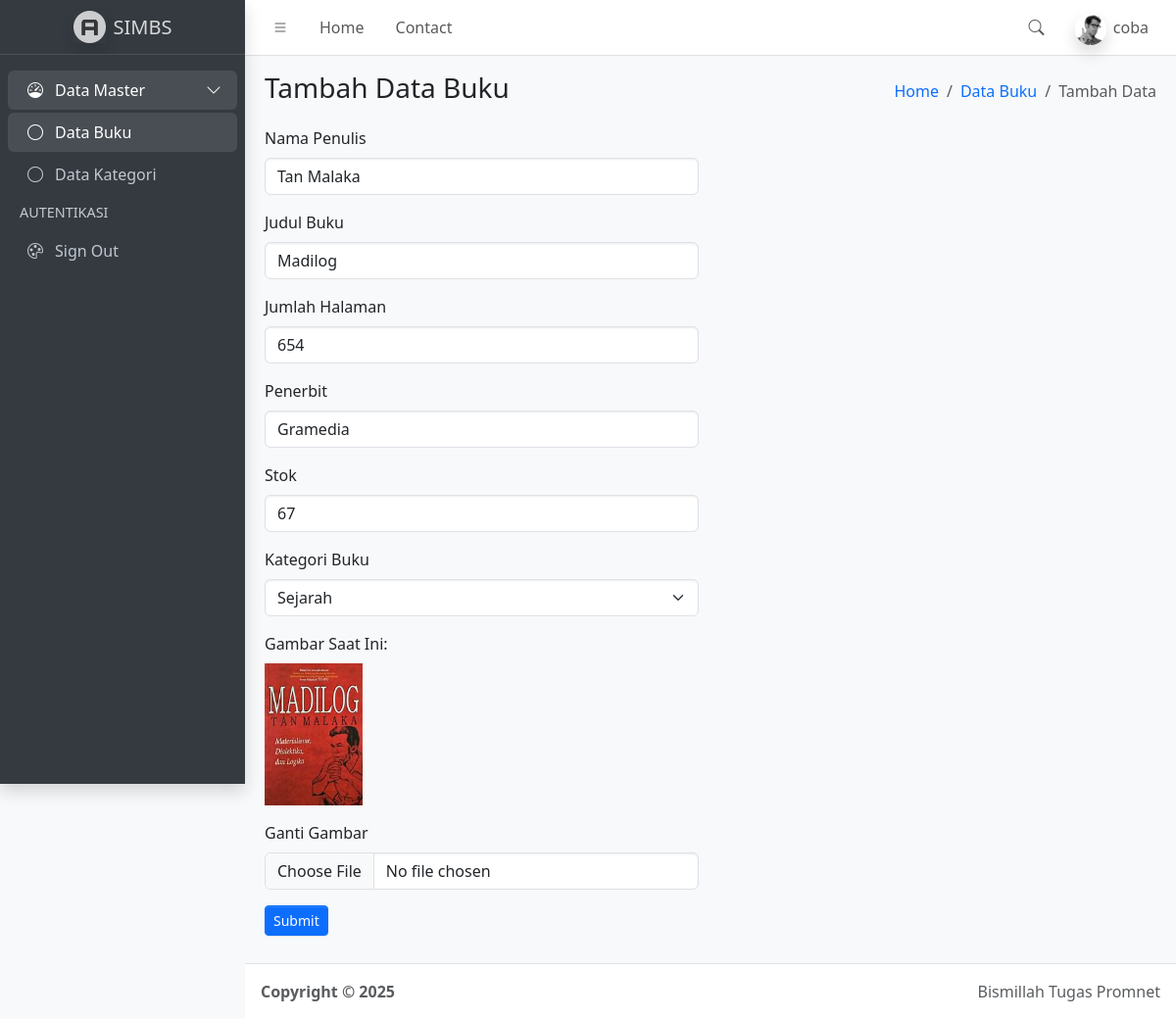
/ubah_data_buku.php?id_buku=2 (signed in), run on the app's committed database.
### tables this page shows
CREATE TABLE `data_buku` (
  `id_buku` int(11) NOT NULL,
  `id_kategori` int(11) NOT NULL,
  `nama_buku` varchar(100) NOT NULL,
  `nama_penulis` varchar(50) NOT NULL,
  `judul_buku` varchar(100) NOT NULL,
  `jumlah_halaman` varchar(100) NOT NULL,
  `penerbit` varchar(100) NOT NULL,
  `stok` int(11) NOT NULL,
  `gambar` varchar(100) NOT NULL
);

CREATE TABLE `data_kategori` (
  `id_kategori` int(11) NOT NULL,
  `nama_kategori` varchar(50) NOT NULL,
  `tanggal_input` timestamp NOT NULL DEFAULT current_timestamp()
);

### function.php (called while the page is built, shortened)
<?php
    $conn = mysqli_connect("localhost", "root", "", "simbs");
function query($query){
    global $conn;
    $result = mysqli_query($conn, $query);
    $rows = [];
    while( $row = mysqli_fetch_assoc($result) ) {
        $rows[] = $row;
    }
    return $rows;
}
?>

### ubah_data_buku.php (the view, shortened to what this page needs)
<?php
    require("function.php");
    $id_buku = $_GET['id_buku'];
    $query = query("SELECT * FROM data_buku WHERE id_buku = $id_buku")[0];
    $data_buku = $query;
    $kategori = query("SELECT * FROM data_kategori");
?>
<!doctype html>
<html lang="en">
  <head>
    <link
      rel="stylesheet"
      href="https://cdn.jsdelivr.net/npm/@fontsource/source-sans-3@5.0.12/index.css"
      media="print"
      onload="this.media='all'"
    />
    <link
      rel="stylesheet"
      href="https://cdn.jsdelivr.net/npm/overlayscrollbars@2.11.0/styles/overlayscrollbars.min.css"
    />
    <link
      rel="stylesheet"
      href="https://cdn.jsdelivr.net/npm/bootstrap-icons@1.13.1/font/bootstrap-icons.min.css"
    />
    <link rel="stylesheet" href="dist/css/adminlte.min.css" />
    <link
      rel="stylesheet"
      href="https://cdn.jsdelivr.net/npm/apexcharts@3.37.1/dist/apexcharts.css"
    />
    <link
      rel="stylesheet"
      href="https://cdn.jsdelivr.net/npm/jsvectormap@1.5.3/dist/css/jsvectormap.min.css"
    />
  </head>
  <body class="layout-fixed sidebar-expand-lg bg-body-tertiary">
    <div class="app-wrapper">
      <nav class="app-header navbar navbar-expand bg-body">
        <div class="container-fluid">
          <ul class="navbar-nav">
            <li class="nav-item">
              <a class="nav-link" data-lte-toggle="sidebar" href="#" role="button">
                <i class="bi bi-list"></i>
              </a>
            </li>
            <li class="nav-item d-none d-md-block">
              <a href="index.php" class="nav-link">Home</a>
            </li>
            <li class="nav-item d-none d-md-block">
              <a href="#" class="nav-link">Contact</a>
            </li>
          </ul>
          <ul class="navbar-nav ms-auto">
            <li class="nav-item">
              <a class="nav-link" data-widget="navbar-search" href="#" role="button">
                <i class="bi bi-search"></i>
              </a>
            </li>
            <li class="nav-item dropdown user-menu">
              <a href="#" class="nav-link dropdown-toggle" data-bs-toggle="dropdown">
                <img
                  src="dist/assets/img/user2-160x160.jpg"
                  class="user-image rounded-circle shadow"
                  alt="User Image"
                />
                <span class="d-none d-md-inline"><?php
        echo
            $_SESSION["username"]
        ?></span>
              </a>
            </li>
          </ul>
        </div>
      </nav>
      <aside class="app-sidebar bg-body-secondary shadow" data-bs-theme="dark">
        <div class="sidebar-brand">
          <a href="index.php" class="brand-link">
            <img
              src="dist/assets/img/AdminLTELogo.png"
              alt="AdminLTE Logo"
              class="brand-image opacity-75 shadow"
            />
            <span class="brand-text fw-light">SIMBS</span>
          </a>
        </div>
        <div class="sidebar-wrapper">
          <nav class="mt-2">
            <ul
              class="nav sidebar-menu flex-column"
              data-lte-toggle="treeview"
              role="navigation"
              aria-label="Main navigation"
              data-accordion="false"
              id="navigation"
            >
              <li class="nav-item menu-open">
                <a href="#" class="nav-link">
                  <i class="nav-icon bi bi-speedometer"></i>
                  <p>
                    Data Master
                  </p>
                </a>
                <ul class="nav nav-treeview">
                  <li class="nav-item">
                    <a href="index.php" class="nav-link active">
                      <i class="nav-icon bi bi-circle"></i>
                      <p>Data Buku</p>
                    </a>
                  </li>
                  <li class="nav-item">
                    <a href="kategori.php" class="nav-link">
                      <i class="nav-icon bi bi-circle"></i>
                      <p>Data Kategori</p>
                    </a>
                  </li>
                </ul>
              </li>
              <li class="nav-header">AUTENTIKASI</li>
              <li class="nav-item">
                <a href="./generate/theme.html" class="nav-link">
                  <i class="nav-icon bi bi-palette"></i>
                  <p>Sign Out</p>
                </a>
              </li>
            </ul>
          </nav>
        </div>
      </aside>
      <main class="app-main">
        <div class="app-content-header">
          <div class="container-fluid">
            <div class="row">
              <div class="col-sm-6">
                <h3 class="mb-0">Tambah Data Buku</h3>
              </div>
              <div class="col-sm-6">
                <ol class="breadcrumb float-sm-end">
                  <li class="breadcrumb-item"><a href="index.php">Home</a></li>
                  <li class="breadcrumb-item"><a href="index.php">Data Buku</a></li>
                  <li class="breadcrumb-item active" aria-current="page">Tambah Data</li>
                </ol>
              </div>
            </div>
          </div>
        </div>
        <div class="app-content">
          <div class="container-fluid">
            <div class="row">
              <div class="col-md-6">
                <form action="" method="post" enctype="multipart/form-data">
                    <div class="mb-3">
                        <label class="form-label">Nama Penulis</label>
                        <input type="text" class="form-control" name="nama_penulis" value="<?= $data_buku['nama_penulis'] ?>" autocomplete="off">
                    </div>
                    <div class="mb-3">
                        <label class="form-label">Judul Buku</label>
                        <input type="text" class="form-control" name="judul_buku" value="<?= $data_buku['judul_buku'] ?>" autocomplete="off">
                    </div>
                    <div class="mb-3">
                        <label class="form-label">Jumlah Halaman</label>
                        <input type="number" class="form-control" name="jumlah_halaman" value="<?= $data_buku['jumlah_halaman'] ?>" autocomplete="off">
                    </div>
                    <div class="mb-3">
                        <label class="form-label">Penerbit</label>
                        <input type="text" class="form-control" name="penerbit" value="<?= $data_buku['penerbit'] ?>" autocomplete="off">
                    </div>
                    <div class="mb-3">
                        <label class="form-label">Stok</label>
                        <input type="number" class="form-control" name="stok" placeholder="Stok" autocomplete="off" value="<?= $data_buku['stok'] ?>">
                    </div>
                    <div class="mb-3">
                        <label class="form-label">Kategori Buku</label>
                        <select name="id_kategori" class="form-select" required>
                            <?php foreach ($kategori as $row) : ?>
                                <option value="<?= $row['id_kategori'] ?>"
                                    <?php if ($row['id_kategori'] == $data_buku['id_kategori']) echo 'selected'; ?>>
                                    <?= $row['nama_kategori'] ?>
                                </option>
                            <?php endforeach; ?>
                        </select>
                    </div>
                    <div class="mb-3">
                        <label class="form-label">Gambar Saat Ini:</label>
                        <p><img src="img/<?= $data_buku['gambar'] ?>" width="100"></p>
                        <label class="form-label">Ganti Gambar</label>
                        <input type="file" class="form-control" name="gambar" autocomplete="off">
                    </div>
                    <div class="mb-3">
                        <button class="btn-sm btn btn-primary" name="tombol_submit">Submit</button>
                    </div>
                </form>
              </div>
            </div>
          </div>
        </div>
      </main>
      <footer class="app-footer">
        <div class="float-end d-none d-sm-inline">Bismillah Tugas Promnet</div>
        <strong>
          Copyright &copy; 2025&nbsp;
        </strong>
      </footer>
    </div>
  </body>
</html>

### data on the page
data_buku: nama_penulis "Tan Malaka", judul_buku "Madilog", jumlah_halaman "654", penerbit "Gramedia", stok "67", id_kategori "Sejarah", gambar (picture)

### other printed values
$_SESSION["username"] "coba"
